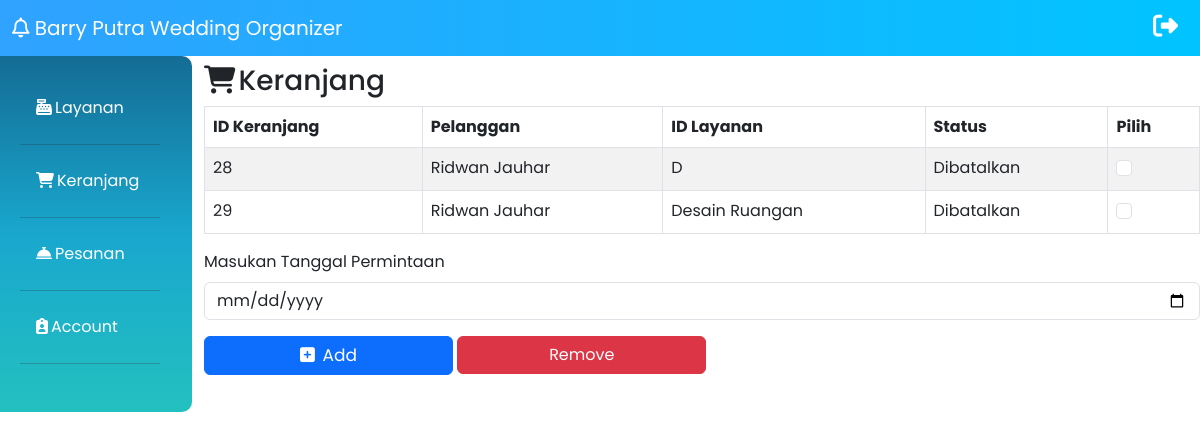
Page /pelanggan_keranjang.php (signed in) on the committed database.
### tables this page shows
CREATE TABLE IF NOT EXISTS `keranjang` (
  `id_keranjang` int(12) NOT NULL AUTO_INCREMENT,
  `id_pelanggan` int(6) DEFAULT NULL,
  `id_layanan` int(6) DEFAULT NULL,
  `status` varchar(50) DEFAULT 'Belum Dipesan',
  PRIMARY KEY (`id_keranjang`),
  KEY `FK_keranjang_pelanggan` (`id_pelanggan`),
  KEY `FK_keranjang_layanan` (`id_layanan`),
  CONSTRAINT `FK_keranjang_layanan` FOREIGN KEY (`id_layanan`) REFERENCES `layanan` (`id_layanan`) ON DELETE CASCADE ON UPDATE CASCADE,
  CONSTRAINT `FK_keranjang_pelanggan` FOREIGN KEY (`id_pelanggan`) REFERENCES `pelanggan` (`id_pelanggan`) ON DELETE CASCADE ON UPDATE CASCADE
);

CREATE TABLE IF NOT EXISTS `pelanggan` (
  `id_pelanggan` int(11) NOT NULL AUTO_INCREMENT,
  `nama` varchar(100) DEFAULT '-',
  `alamat` varchar(100) DEFAULT '-',
  `telepon` varchar(50) DEFAULT '-',
  `email` varchar(100) DEFAULT '-',
  `umur` int(11) DEFAULT NULL,
  `gender` varchar(50) DEFAULT '-',
  `pekerjaan` varchar(100) DEFAULT '-',
  `tanggal_lahir` date DEFAULT NULL,
  `id_akun` int(11) NOT NULL,
  PRIMARY KEY (`id_pelanggan`),
  KEY `FK_pelanggan_users` (`id_akun`) USING BTREE,
  CONSTRAINT `FK_pelanggan_akun` FOREIGN KEY (`id_akun`) REFERENCES `akun` (`id_akun`) ON DELETE CASCADE ON UPDATE CASCADE
);

CREATE TABLE IF NOT EXISTS `layanan` (
  `id_layanan` int(11) NOT NULL AUTO_INCREMENT,
  `nama_layanan` varchar(100) NOT NULL,
  `deskripsi` varchar(100) NOT NULL,
  `harga` int(12) NOT NULL DEFAULT 0,
  PRIMARY KEY (`id_layanan`)
);

### pelanggan_keranjang.php (the view, shortened to what this page needs)
<!doctype html>
<html lang="en">
<head>
    <link href="https://cdn.jsdelivr.net/npm/bootstrap@5.3.0-alpha3/dist/css/bootstrap.min.css" rel="stylesheet">
    <link rel="stylesheet" href="Pelanggan.css">
    <link rel="stylesheet" href="fontawesome/css/all.css">
</head>
<body>
    <nav class="navbar fixed-top">
        <div class="container-fluid">
            <a class="navbar-brand text-white">
                <i class="fa-regular fa-bell"></i>
                Barry Putra Wedding Organizer
            </a>
            <div class="icon">
                <a href="logout.php" style="text-decoration: none;">
                    <i class="fas fa-right-from-bracket text-white" data-toggle="tooltip" title="Sign Out"></i>
                </a>
            </div>
        </div>
    </nav>
    <div class="row no-gutters mt-5">
        <div class="col-md-2 mt-2 p-3">
            <ul class="nav flex-column m-lg-3 mb-5">
                <li class="nav-item">
                    <a class="nav-link" href="pelanggan_layanan.php"><i class="fa-solid fa-cash-register"></i>Layanan</a>
                    <hr class="bg-secondary">
                </li>
                <li class="nav-item">
                    <a class="nav-link" href="pelanggan_keranjang.php"><i class="fa-solid fa-cart-shopping"></i>Keranjang</a>
                    <hr class="bg-secondary">
                </li>
                <li class="nav-item">
                    <a class="nav-link" href="pelanggan_pesanan.php"><i class="fa-solid fa-bell-concierge"></i>Pesanan</a>
                    <hr class="bg-secondary">
                </li>
                <li class="nav-item">
                    <a class="nav-link" href="pelanggan_akun.php"><i class="fa-solid fa-clipboard-user"></i>Account</a>
                    <hr class="bg-secondary">
                </li>
            </ul>
        </div>
        <div class="col-md-10 mt-3">
            <h3><i class="fa-solid fa-cart-shopping"></i>Keranjang</h3>
            <?php
            include 'koneksi.php';
            $username = $_SESSION['login_user'];
            $q1 = "SELECT * FROM pelanggan, akun where pelanggan.id_akun = akun.id_akun AND akun.username = '$username'";
            $r1 = mysqli_query($conn, $q1);
            $has1 = mysqli_fetch_assoc($r1);
            $id_p = $has1['id_pelanggan'];
            $query = "SELECT * FROM keranjang where id_pelanggan = '$id_p'";
            $result = mysqli_query($conn, $query);
            ?>
            <div class="table-container">
                <form action="kelolaKeranjang.php" method="post">
                    <table class="table table-striped table-bordered">
                        <thead>
                            <tr>
                                <th scope="col">ID Keranjang</th>
                                <th scope="col">Pelanggan</th>
                                <th scope="col">ID Layanan</th>
                                <th scope="col">Status</th>
                                <th scope="col">Pilih</th>
                            </tr>
                        </thead>
                        <tbody>
                            <?php
                            while ($row = mysqli_fetch_assoc($result)) :
                            ?>
                                <tr>
                                    <td><?= $row['id_keranjang'] ?></td>
                                    <?php
                                    $id = $row['id_pelanggan'];
                                    $name_pelanggan = "SELECT * FROM pelanggan WHERE id_pelanggan = '$id'";
                                    $hasil = mysqli_query($conn, $name_pelanggan);
                                    $name = mysqli_fetch_assoc($hasil);
                                    ?>
                                    <td><?= $name['nama'] ?></td>
                                    <?php
                                    $id1 = $row['id_layanan'];
                                    $name_layanan = "SELECT * FROM layanan WHERE id_layanan = '$id1'";
                                    $c = mysqli_query($conn, $name_layanan);
                                    $n = mysqli_fetch_assoc($c);
                                    ?>
                                    <td><?= $n['nama_layanan'] ?></td>
                                    <td><?= $row['status'] ?></td>
                                    <td>
                                        <div class="form-check">
                                            <input class="form-check-input" type="checkbox" name="selectedRows[]" value="<?= $row['id_keranjang'] ?>">
                                        </div>
                                    </td>
                                </tr>
                            <?php endwhile; ?>
                        </tbody>
                    </table>
                    <div class="mb-3">
                        <label for="tgl" class="form-label">Masukan Tanggal Permintaan</label>
                        <input type="date" class="form-control" id="tgl" name="tgl">
                    </div>
                    <button type="submit" class="btn btn-primary w-25 mb-3" name="btnAdd">
                        <i class="fa-solid fa-square-plus rounded"></i> Add
                    </button>
                    <button type="submit" class="btn btn-danger w-25 mb-3" name="btnHapus"> Remove
                    </button>
                </form>
            </div>
</body>
</html>

### Pelanggan.css (style rules this page uses)
* { font-family: 'Poppins', sans-serif; }
.navbar { background-image: linear-gradient(to left, #00C4FF, #30A2FF); }
.navbar-brand { font-size: 20px; color: white; }
.fa-right-from-bracket { margin-right: 10px; font-size: 25px; color: black; }
.col-md-2 { background-image: linear-gradient(to top, rgb(35, 192, 192), #19A7CE, #146C94); border-radius: 10px; }
.nav-link { color: white; }
.fa-solid { margin-right: 3px; }
.btn-primary { font-size: 17px; }

### rows in the picture
keranjang: id_keranjang "28", id_pelanggan.nama "Ridwan Jauhar", id_layanan.nama_layanan "D", status "Dibatalkan"
keranjang: id_keranjang "29", id_pelanggan.nama "Ridwan Jauhar", id_layanan.nama_layanan "Desain Ruangan", status "Dibatalkan"
